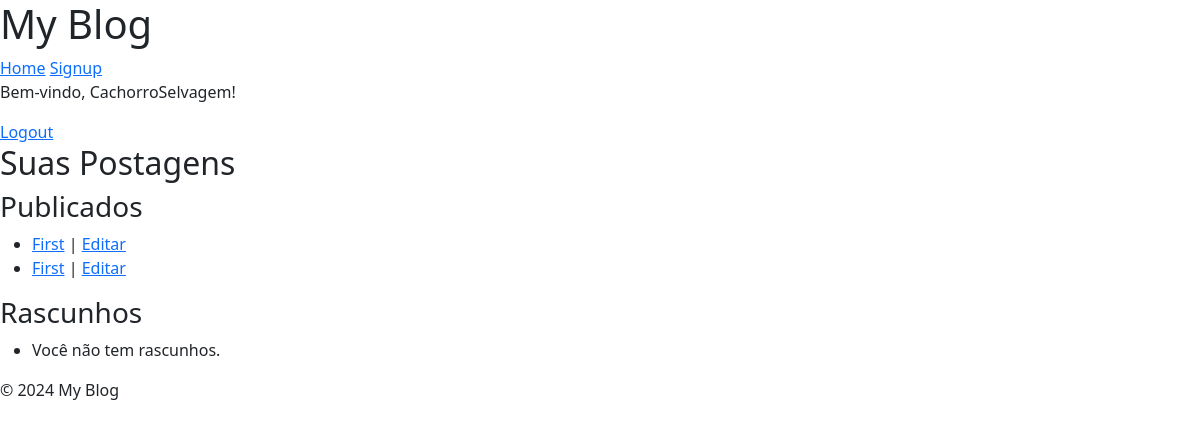
Page /my-posts/ (signed in) on the earlier database version.
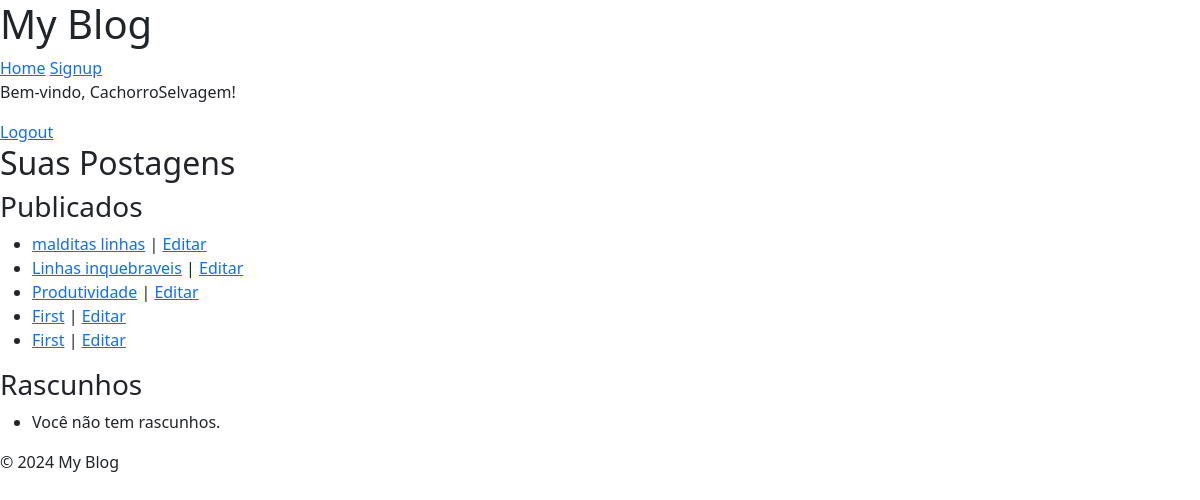
Same page on the later database version.
### blog/models.py (models this page shows, shortened)
class Post(models.Model):
    class NewManager(models.Manager):
        def get_queryset(self):
            return super().get_queryset().filter(status='published')
    options = (
        ('draft', 'Draft'),
        ('published', 'Published'),
    )
    title = models.CharField(max_length=255)
    excerpt = models.TextField(null=True)
    slug = models.SlugField(max_length=255, unique=True, blank=True)
    publish = models.DateTimeField(default=timezone.now)
    author = models.ForeignKey(User, on_delete=models.CASCADE, related_name='blog_posts')
    content = models.TextField()
    status = models.CharField(max_length=10, choices=options, default='draft')
    objects = models.Manager()
    newmanager = NewManager()
    likes = models.ManyToManyField(User, related_name='post_likes', blank=True)
    dislikes = models.ManyToManyField(User, related_name='post_dislikes', blank=True)
    image = models.ImageField(upload_to='post_images/', blank=True, null=True)
    class Meta:
        ordering = ('-publish',)

### blog/views.py (the view)
# urls.py: path('my-posts/', views.user_posts, name='user_posts'),
@login_required
def user_posts(request):
    posts_published = Post.objects.filter(author=request.user, status='published')
    posts_drafts = Post.objects.filter(author=request.user, status='draft')  # Se houver rascunhos
    return render(request, 'blog/user_posts.html', {
        'posts_published': posts_published,
        'posts_drafts': posts_drafts
    })

### blog/templates/blog/user_posts.html
{% extends "base_generic.html" %}
{% block content %}
  <h2>Suas Postagens</h2>
  <h3>Publicados</h3>
  <ul>
    {% for post in posts_published %}
      <li>
        <a href="{% url 'blog:post_single' post.slug %}">{{ post.title }}</a> |
        <a href="{% url 'blog:edit_post' post.slug %}">Editar</a>
      </li>
    {% empty %}
      <li>Você ainda não publicou nenhum post.</li>
    {% endfor %}
  </ul>
  <h3>Rascunhos</h3>
  <ul>
    {% for post in posts_drafts %}
      <li>
        <a href="{% url 'blog:edit_post' post.slug %}">{{ post.title }}</a> (rascunho)
      </li>
    {% empty %}
      <li>Você não tem rascunhos.</li>
    {% endfor %}
  </ul>
{% endblock %}

Differences in the rows shown:
added Post: title "malditas linhas"
added Post: title "Linhas inquebraveis"
added Post: title "Produtividade"
